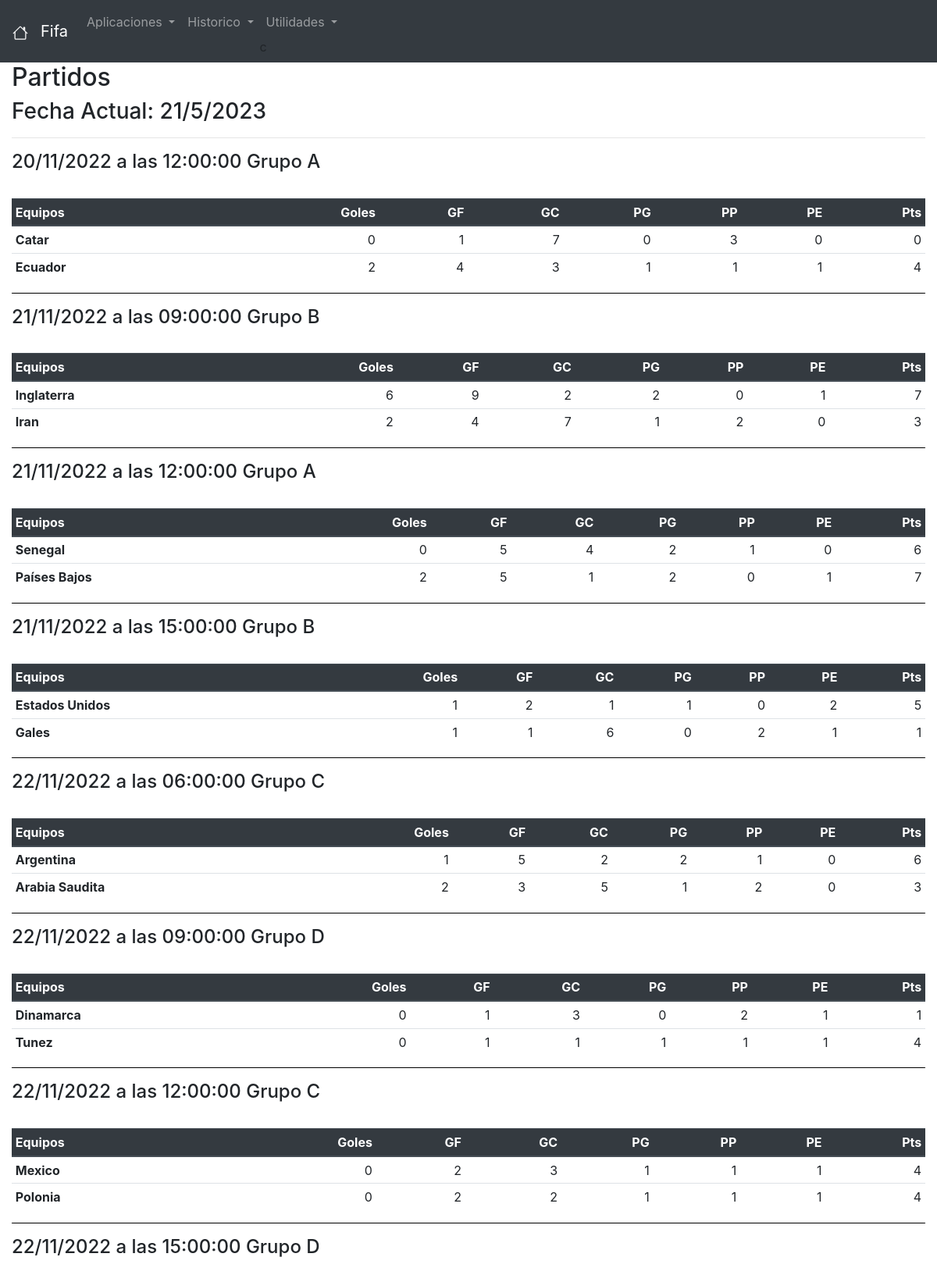
The page /partidos.php (upper part) on the database its author committed.
### tables this page shows
CREATE TABLE `Partidos` (
  `id` int(11) NOT NULL,
  `Grupo` char(1) NOT NULL,
  `Fecha` date NOT NULL,
  `Hora` time NOT NULL,
  `EquipoA` text NOT NULL,
  `EquipoB` text NOT NULL,
  `Geqa` int(11) DEFAULT NULL,
  `Geqb` int(11) DEFAULT NULL,
  `ok` tinyint(1) NOT NULL DEFAULT 0,
  `penalti` tinyint(1) NOT NULL DEFAULT 0
);

CREATE TABLE `Equipos` (
  `id` text NOT NULL,
  `Nombre` varchar(64) NOT NULL,
  `Grupo` char(1) NOT NULL,
  `Gfavor` int(11) NOT NULL DEFAULT 0,
  `Gcontra` int(11) NOT NULL DEFAULT 0,
  `Ganados` int(11) NOT NULL DEFAULT 0,
  `Perdidos` int(11) NOT NULL DEFAULT 0,
  `Empatados` int(11) NOT NULL DEFAULT 0,
  `Puntos` int(11) NOT NULL DEFAULT 0
);

### partidos.php (the view, shortened to what this page needs)
<!doctype html>
<html lang="en">
  <head>
    <link rel="stylesheet" href="../bootstrap/css/bootstrap.min.css" >
    </head>
  <body>
  <?php
    include "navbar.php";
    include "database.php";
     $dia = (int)date('d');
     $mes = (int)date('m');
     $ano = (int)date('Y');
  ?>
<div class="container-fluid  "  id="topProgram" style="margin-top:80px; text-align: left;" >
<h2>Partidos</h2>
<h3>Fecha Actual: <?php echo $dia."/".$mes."/".$ano; ?></h3>
<hr>
<?php
    $query = 'SELECT * FROM Partidos ORDER BY Fecha, Hora, Grupo';
    $result = mysqli_query($connection,$query);
    while($row = mysqli_fetch_array($result)) {
        $fecha = date('d/m/Y', strtotime($row['Fecha']));
        print "<h4>".$fecha." a las ".$row['Hora'];
        switch($row['Grupo']) {
        case "S":
            print " Octavos de Final";
            break;
        case "T":
            print " Cuartos de Final";
            break;
        case "U":
            print " Semifinal";
            break;
        case "V":
            print " Tercer Puesto";
            break;
        case "W":
            print " Final";
            break;
        default:
            print  " Grupo ".$row['Grupo'];
            break;
        };
        print "</h4><br>";
print '
<table class="table table-sm table-striped">
<tr>
	<thead  class="thead-dark">
		<th>
		Equipos
		</th>
		<th style="text-align:right" >
		Goles';
print '
		</th>
		<th style="text-align:right" >
		GF
		</th>
        <th style="text-align:right" >
		GC
		</th>
		<th style="text-align:right" >
		PG
		</th>
        <th style="text-align:right" >
		PP
		</th>
        <th style="text-align:right" >
		PE
		</th>
        <th style="text-align:right" >
		Pts
		</th>
	</tehead>
</tr>';
        print "<tr>";
        $key = $row['EquipoA'];
        $query1 = 'SELECT * FROM Equipos WHERE id = "'.$key.'"';
        $result1 = mysqli_query($connection,$query1);
        while($row1 = mysqli_fetch_array($result1)) {
            print "<td><b>".$row1['Nombre']."</b></td>";
            print "<td style='text-align:right'>".$row['Geqa']."</td>";
            print "<td style='text-align:right'>".$row1['Gfavor']."</td>";
            print "<td style='text-align:right'>".$row1['Gcontra']."</td>";
            print "<td style='text-align:right'>".$row1['Ganados']."</td>";
            print "<td style='text-align:right'>".$row1['Perdidos']."</td>";
            print "<td style='text-align:right'>".$row1['Empatados']."</td>";
            print "<td style='text-align:right'>".$row1['Puntos']."</td>";
        }
        print "</tr>";
        print "<tr>";
        $key = $row['EquipoB'];
        $query1 = 'SELECT * FROM Equipos WHERE id = "'.$key.'"';
        $result1 = mysqli_query($connection,$query1);
        while($row1 = mysqli_fetch_array($result1)) {
            print "<td><b>".$row1['Nombre']."</b></td>";
            print "<td style='text-align:right'>".$row['Geqb']."</td>";
            print "<td style='text-align:right'>".$row1['Gfavor']."</td>";
            print "<td style='text-align:right'>".$row1['Gcontra']."</td>";
            print "<td style='text-align:right'>".$row1['Ganados']."</td>";
            print "<td style='text-align:right'>".$row1['Perdidos']."</td>";
            print "<td style='text-align:right'>".$row1['Empatados']."</td>";
            print "<td style='text-align:right'>".$row1['Puntos']."</td>";
        }
        print '</tr>
</table><hr style="width:100%", size="3", color=black>';
    };
?>
</div>
  </body>
</html>

### rows shown on the page
partidos: Fecha "20/11/2022", Hora "12:00:00", Grupo "A", Geqa "0", Geqb "2"
equipos: Nombre "Catar", Gfavor "1", Gcontra "7", Ganados "0", Perdidos "3", Empatados "0", Puntos "0"
equipos: Nombre "Ecuador", Gfavor "4", Gcontra "3", Ganados "1", Perdidos "1", Empatados "1", Puntos "4"
partidos: Fecha "21/11/2022", Hora "09:00:00", Grupo "B", Geqa "6", Geqb "2"
equipos: Nombre "Inglaterra", Gfavor "9", Gcontra "2", Ganados "2", Perdidos "0", Empatados "1", Puntos "7"
equipos: Nombre "Iran", Gfavor "4", Gcontra "7", Ganados "1", Perdidos "2", Empatados "0", Puntos "3"
partidos: Fecha "21/11/2022", Hora "12:00:00", Grupo "A", Geqa "0", Geqb "2"
equipos: Nombre "Senegal", Gfavor "5", Gcontra "4", Ganados "2", Perdidos "1", Empatados "0", Puntos "6"
equipos: Nombre "Países Bajos", Gfavor "5", Gcontra "1", Ganados "2", Perdidos "0", Empatados "1", Puntos "7"
partidos: Fecha "21/11/2022", Hora "15:00:00", Grupo "B", Geqa "1", Geqb "1"
equipos: Nombre "Estados Unidos", Gfavor "2", Gcontra "1", Ganados "1", Perdidos "0", Empatados "2", Puntos "5"
equipos: Nombre "Gales", Gfavor "1", Gcontra "6", Ganados "0", Perdidos "2", Empatados "1", Puntos "1"
partidos: Fecha "22/11/2022", Hora "06:00:00", Grupo "C", Geqa "1", Geqb "2"
equipos: Nombre "Argentina", Gfavor "5", Gcontra "2", Ganados "2", Perdidos "1", Empatados "0", Puntos "6"
equipos: Nombre "Arabia Saudita", Gfavor "3", Gcontra "5", Ganados "1", Perdidos "2", Empatados "0", Puntos "3"
partidos: Fecha "22/11/2022", Hora "09:00:00", Grupo "D", Geqa "0", Geqb "0"
equipos: Nombre "Dinamarca", Gfavor "1", Gcontra "3", Ganados "0", Perdidos "2", Empatados "1", Puntos "1"
equipos: Nombre "Tunez", Gfavor "1", Gcontra "1", Ganados "1", Perdidos "1", Empatados "1", Puntos "4"
partidos: Fecha "22/11/2022", Hora "12:00:00", Grupo "C", Geqa "0", Geqb "0"
equipos: Nombre "Mexico", Gfavor "2", Gcontra "3", Ganados "1", Perdidos "1", Empatados "1", Puntos "4"
equipos: Nombre "Polonia", Gfavor "2", Gcontra "2", Ganados "1", Perdidos "1", Empatados "1", Puntos "4"
partidos: Fecha "22/11/2022", Hora "15:00:00", Grupo "D"
